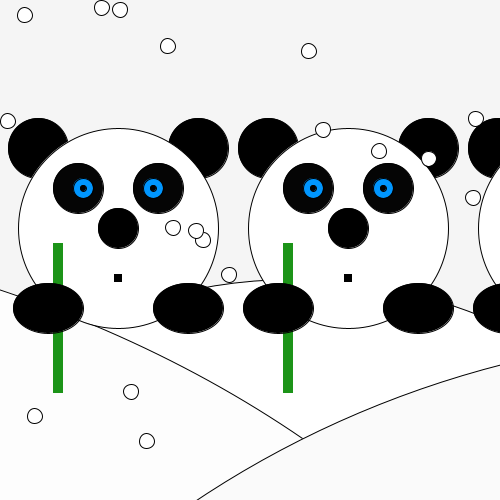
Frame 1 (no input)
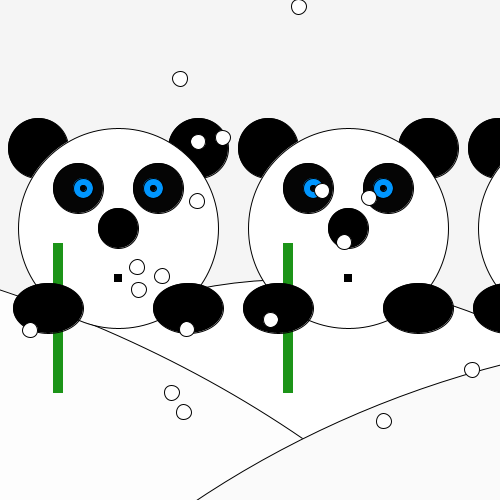
Frame 60 (the mouse pressed at the canvas centre just before this capture)
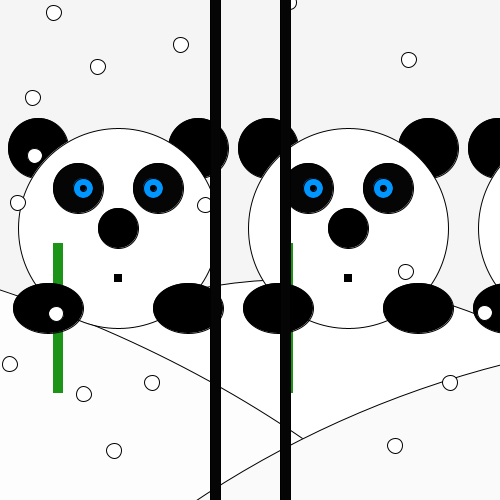
Frame 120 (the mouse held since frame 60 and released just before this capture)

The Processing sketch that drew these frames (run headless with seeded random() and noise(); from frame 60 on, the mouse is pressed at the canvas centre):

// Processing sketch: processing_127765
// ── processing_127765.pde

int pandaY;
int pandaX;
 int richting;
boolean kleurtje;
 int counter;
float i = 50;

 int spatie = 30;
 int stop = 550;
 int breedte = 15; 
 int hoogte = 15;
 
 int multiMonst;

void setup() {
  size(500, 500);
  frameRate(60);
//  pandaY=500;
  
  multiMonst = width/120;
  richting = -5;
  kleurtje = false;
  counter = 0;
  
}

void draw() {
 
  pandaX=mouseX;
  
  snowyBackground();
 for (int i = 0; i< multiMonst; i++) { panda(118+(i*230),228);}
  // pandaBounce();
  snow();
 // klok();
  shoot();

}

// draws the panda
void panda(int pandaX, int pandaY){



  //oren
  stroke(0);
  fill(0);
  ellipseMode(CENTER);
  ellipse(pandaX-80, pandaY-80, 60, 60);


  stroke(0);
  fill(0);
  ellipseMode(CENTER);
  ellipse(pandaX+80, pandaY-80, 60, 60);

  //hoofd
  stroke(0);
  fill(255);
  ellipseMode(CENTER);
  ellipse(pandaX, pandaY, 200, 200);

  //neus
  stroke(0);
  fill(0);
  ellipseMode(CENTER);
  ellipse(pandaX, pandaY, 40, 40);

  //linker oog
  stroke(0);
  fill(5);
  ellipseMode(CENTER);
  ellipse(pandaX-40, pandaY-40, 50, 50);

  stroke(0);
  if (kleurtje == false){fill(0, 150, 255);}
  if (kleurtje == true){fill(211,26,26);}
  ellipseMode(CENTER);
  ellipse(pandaX-35, pandaY-40, 20, 20);

  stroke(0);
  fill(0);
  ellipseMode(CENTER);
  ellipse(pandaX-35, pandaY-40, 6, 6);

  //rechter oog
  stroke(0);
  fill(5);
  ellipseMode(CENTER);
  ellipse(pandaX+40, pandaY-40, 50, 50);

  stroke(0);
  if (kleurtje == false){fill(0, 150, 255);}
  if (kleurtje == true){fill(211,26,26);}
  ellipseMode(CENTER);
  ellipse(pandaX+35, pandaY-40, 20, 20);

  stroke(0);
  fill(0);
  ellipseMode(CENTER);
  ellipse(pandaX+35, pandaY-40, 6, 6);

  // mond
  stroke(0);
  fill(0);
  rectMode(CENTER);
  if (kleurtje == false){  rect(pandaX, pandaY+50, 7, 7);}
  if (kleurtje == true){  rect(pandaX,pandaY+70, 7,7);}

  //bamboo
  noStroke();
  if (kleurtje == false){fill(28, 148, 24);}
  if (kleurtje == true){fill(211,26,26);}
  rectMode(CENTER);
  if (kleurtje == false){rect(pandaX-60, pandaY+90, 10, 150);}
  if (kleurtje == true){rect(pandaX-60, height/2, 10, height);}



  //hands
  stroke(0);
  fill(0);
  ellipseMode(CENTER);
  ellipse(pandaX-70, pandaY+80, 70, 50);

  stroke(0);
  fill(0);
  ellipseMode(CENTER);
  ellipse(pandaX+70, pandaY+80, 70, 50);
  
}
void pandaBounce(){ 
  pandaY = pandaY + richting;
  if (pandaY == -200 || pandaY == 700) { 
  richting = -richting;
 counter = counter+1;
  }
  if (counter==10){ 
    kleurtje= !kleurtje;
    counter = 0;
  }
}

 void snow(){  
  //sneeuw
    for(int x=10; x < stop;x = x+spatie){
     stroke(0);
    fill(255);
  ellipse(random(500),random(500),breedte,hoogte); 
  
  i = i+0.1;
   }
  while (i > 500) { i = 0; }
 }
    
void klok(){
    
  if(kleurtje == false){fill(26);}
  if(kleurtje == true){fill(240);}
  text(counter, 15, 35);
  textSize(30);
  
}

  void snowyBackground(){
  if ( kleurtje == false ){background(245);}
  if ( kleurtje == true ){background(30);}
    
      stroke(0);
  fill(255);
  ellipseMode(CENTER);
  ellipse(293,1402 , 1476, 2245);
  
     stroke(0);
  fill(253);
  ellipseMode(CENTER);
  ellipse(-457,1064 , 2254, 1693);
  
  stroke(0);
  fill(250);
  ellipseMode(CENTER);
  ellipse(758,1242 , 1941, 1819);
  }
  
  
  void shoot(){
    if (mousePressed){ if(kleurtje == false) {
      stroke(0);
  fill(5);
  rectMode(CORNER);
  rect(pandaX+30, pandaY-24, 10, height*2);
    
    
        stroke(0);
  fill(5);
  rectMode(CORNER);
  rect(pandaX-40, pandaY-24, 10, height*2);
    }
    if (kleurtje == true){
      
  noStroke();
  fill(211,26,26);
  ellipseMode(CENTER);
  ellipse(pandaX-35, pandaY-40, 200, 200);
  
    noStroke();
  fill(211,26,26);
  ellipseMode(CENTER);
  ellipse(pandaX+35, pandaY-40, 200, 200);
  
    noStroke();
  fill(230,20,20);
  ellipseMode(CENTER);
  ellipse(pandaX-35, pandaY-40, 100, 100);
  
      noStroke();
  fill(230,20,20);
  ellipseMode(CENTER);
  ellipse(pandaX+35, pandaY-40, 100, 100);
  
    noStroke();
  fill(255,0,0);
  ellipseMode(CENTER);
  ellipse(pandaX-35, pandaY-40, 50, 50);
  
  
    noStroke();
  fill(255,0,0);
  ellipseMode(CENTER);
  ellipse(pandaX+35, pandaY-40, 50, 50);
  
  stroke(0);
  fill(0);
  rectMode(CORNER);
  rect(pandaX-14,pandaY+60, 28,843);
    }
    
  }}
